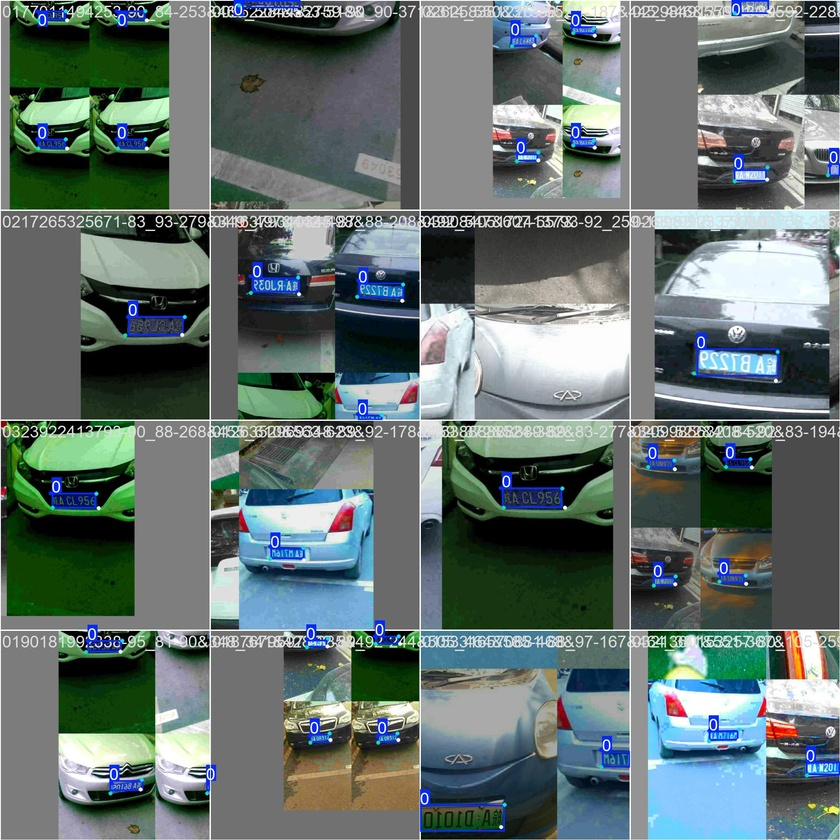
#> input picture ccpd_pose_runs/exp1/train_batch0.jpg, 840 x 840 px, shrunk from 1920 x 1920 before the run; its folder holds only this picture in this run
$ python -i augment_green.py   (imports and definitions only)
#> lines starting #> are read from the running program, lines starting #| are printed output that depends on the picture
#> further down, picture is the input picture: shape (840, 840, 3); mean B, G, R 110.9, 113.3, 98.9
import cv2
import numpy as np
import os
from tqdm import tqdm

def augment_plate_color(img):
    """
    生成黄色和绿色车牌数据
    原理:
    1. 蓝色车牌 (白字蓝底) -> 反转 -> 黄色车牌 (黑字黄底)
    2. 黄色车牌 -> 色相偏移 -> 绿色车牌 (黑字绿底)
    """
    # 1. 生成黄色车牌 (反转)
    # 蓝色 (B=255, G=0, R=0) -> 反转 -> (0, 255, 255) = 黄色
    # 白色 (255, 255, 255) -> 反转 -> (0, 0, 0) = 黑色
    img_yellow = cv2.bitwise_not(img)
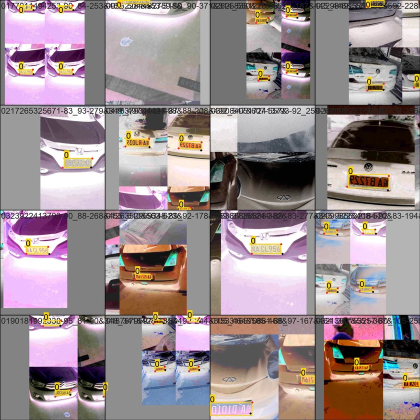
#> img_yellow: shape (840, 840, 3) (shown at 1/2 size); mean B, G, R 144.1, 141.7, 156.1

    # 2. 生成绿色车牌 (从黄色偏移色相)
    # 黄色 HSV H约30 -> 绿色 HSV H约60
    hsv = cv2.cvtColor(img_yellow, cv2.COLOR_BGR2HSV)
#> hsv: shape (840, 840, 3); mean H, S, V 71.5, 50.7, 159.8
    h, s, v = cv2.split(hsv)
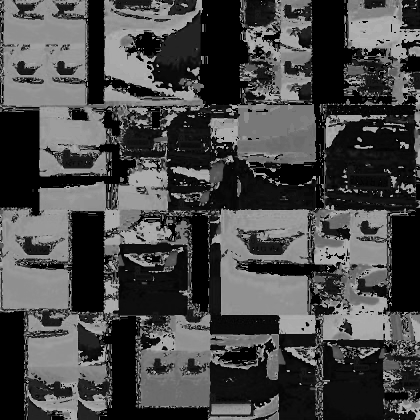
#> h: shape (840, 840) (shown at 1/2 size); min 0, max 179, mean 71.5
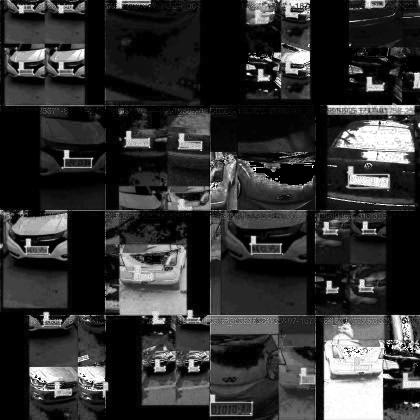
#> s: shape (840, 840) (shown at 1/2 size); min 0, max 255, mean 50.7
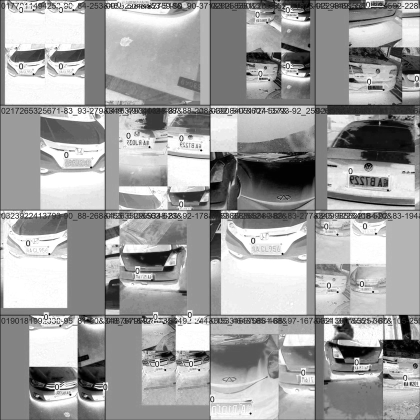
#> v: shape (840, 840) (shown at 1/2 size); min 0, max 255, mean 159.8

    # 黄色(30) -> 绿色(60-80)
    # 加 40 左右
    h_new = (h.astype(int) + 40) % 180
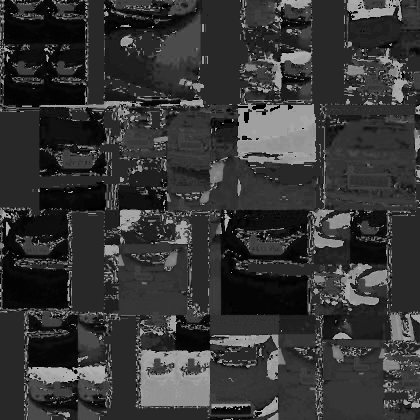
#> h_new: shape (840, 840) int64 (shown at 1/2 size); min 0, max 179, mean 53.7
    h_new = h_new.astype(np.uint8)

    hsv_green = cv2.merge([h_new, s, v])
#> hsv_green: shape (840, 840, 3); mean H, S, V 53.7, 50.7, 159.8
    img_green = cv2.cvtColor(hsv_green, cv2.COLOR_HSV2BGR)
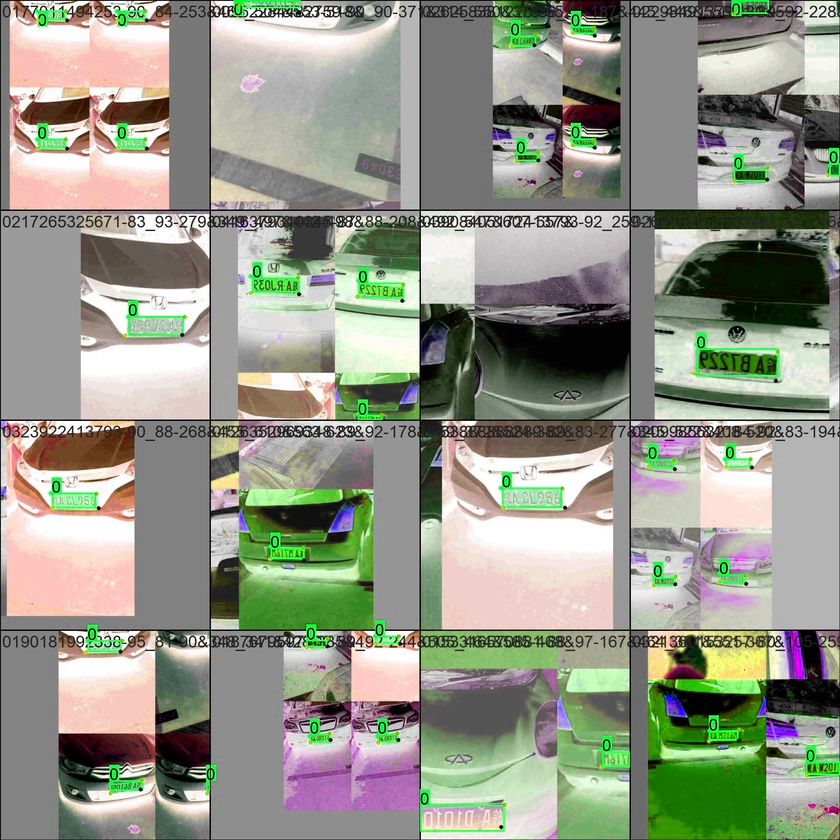
#> img_green: shape (840, 840, 3); mean B, G, R 136.3, 151.2, 147.8

    return img_yellow, img_green

# [49 lines left out: function generate_augmented_data, not called in this run]

        # 绿色车牌 (黑字)
        # green_name = f"{label}_green_{rest}"
        # cv2.imencode('.jpg', img_green)[1].tofile(os.path.join(src_dir, green_name))

# [15 lines not run here, left out]

>>> import cv2
>>> picture = cv2.imread('../ccpd_pose_runs/exp1/train_batch0.jpg')
>>> result = augment_plate_color(picture)

$ run again, on ccpd_pose_runs/exp1/train_batch1.jpg
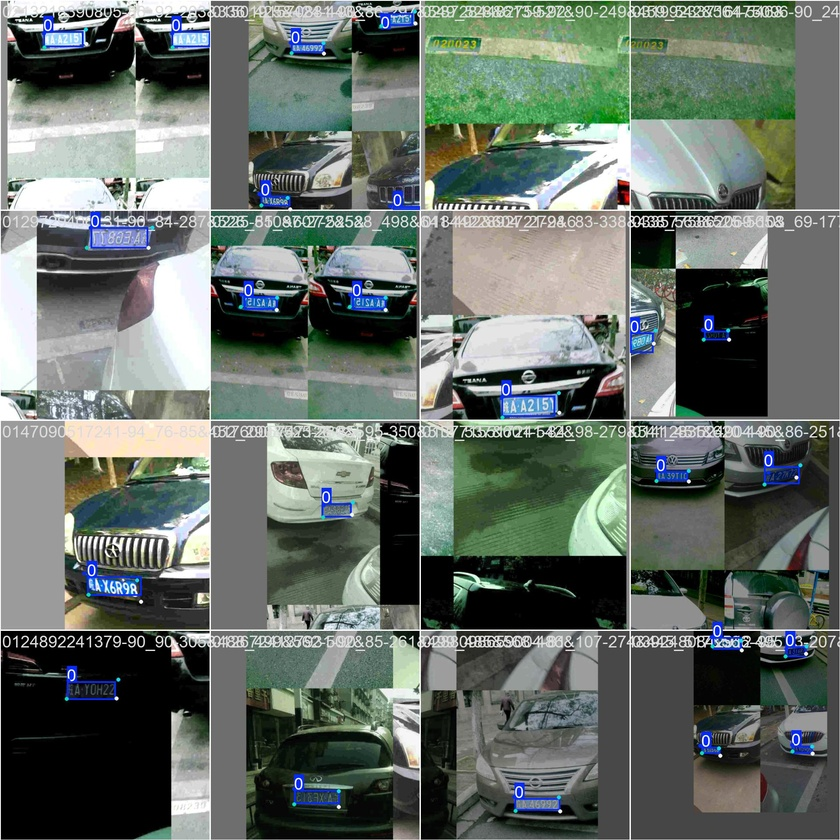
#> input picture ccpd_pose_runs/exp1/train_batch1.jpg, 840 x 840 px, shrunk from 1920 x 1920 before the run
#> picture is the input picture: shape (840, 840, 3); mean B, G, R 104.5, 111, 101.9
#> hsv: shape (840, 840, 3); mean H, S, V 86.4, 38.7, 157.2
#> in augment_plate_color, `h_new = (h.astype(int) + 40) % 180`:
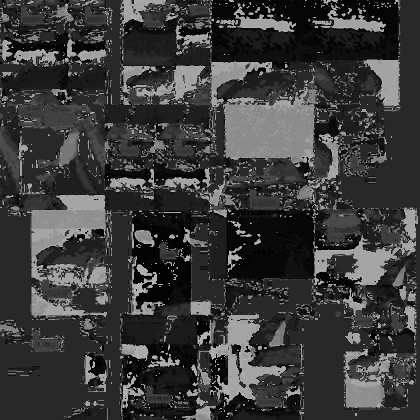
#> h_new: shape (840, 840) int64 (shown at 1/2 size); min 0, max 179, mean 59.1
#> hsv_green: shape (840, 840, 3); mean H, S, V 59.1, 38.7, 157.2
#> in augment_plate_color, `img_green = cv2.cvtColor(hsv_green, cv2.COLOR_HSV2BGR)`:
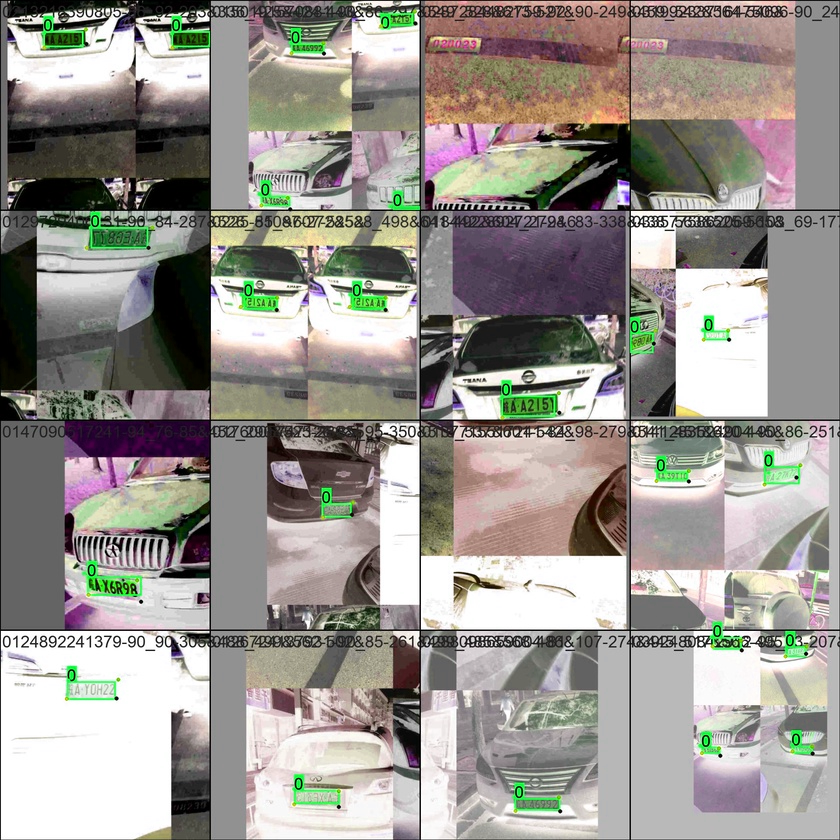
#> img_green: shape (840, 840, 3); mean B, G, R 143.1, 148.8, 152.6

$ run again, on ccpd_pose_runs/exp1/train_batch2.jpg
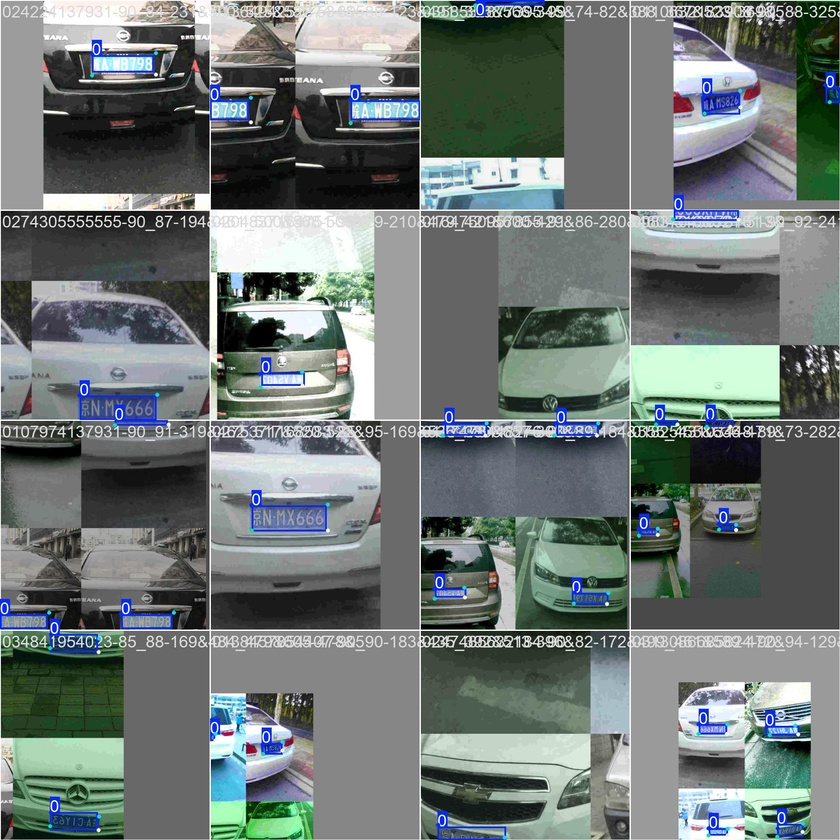
#> input picture ccpd_pose_runs/exp1/train_batch2.jpg, 840 x 840 px, shrunk from 1920 x 1920 before the run
#> picture is the input picture: shape (840, 840, 3); mean B, G, R 118.1, 120, 111.2
#> hsv: shape (840, 840, 3); mean H, S, V 68.9, 37.3, 145.6
#> in augment_plate_color, `h_new = (h.astype(int) + 40) % 180`:
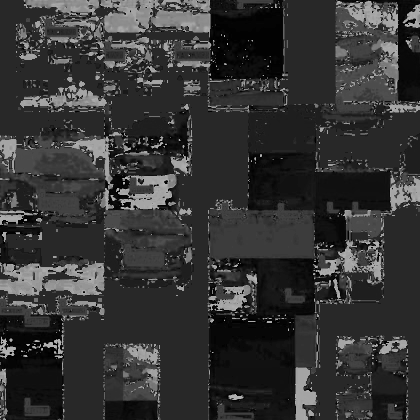
#> h_new: shape (840, 840) int64 (shown at 1/2 size); min 0, max 179, mean 52.1
#> hsv_green: shape (840, 840, 3); mean H, S, V 52.1, 37.3, 145.6
#> in augment_plate_color, `img_green = cv2.cvtColor(hsv_green, cv2.COLOR_HSV2BGR)`:
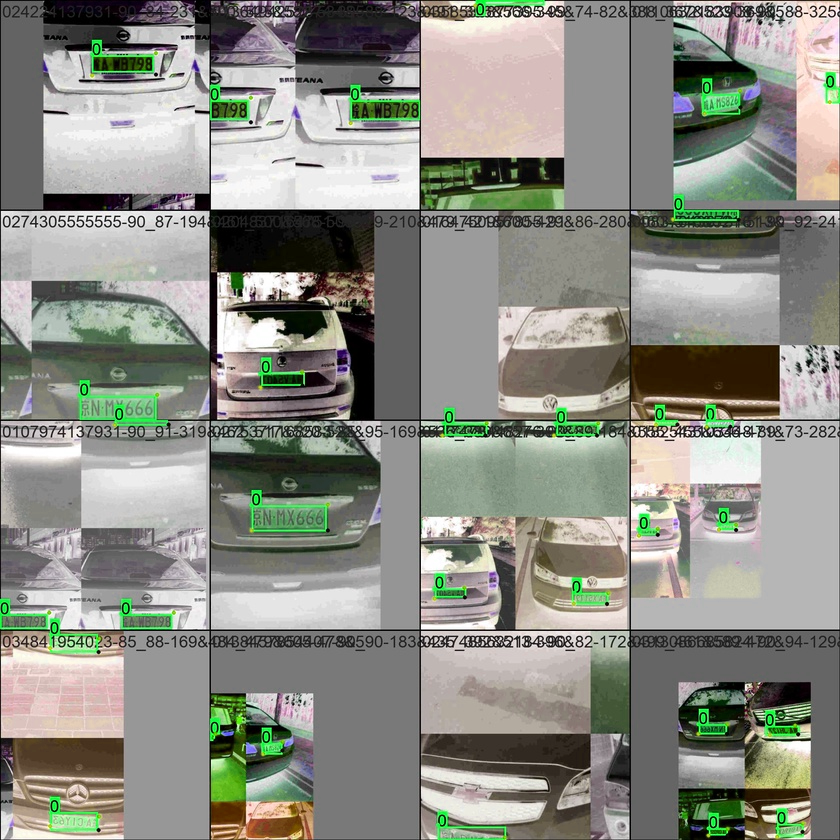
#> img_green: shape (840, 840, 3); mean B, G, R 131.6, 140.5, 138.9
